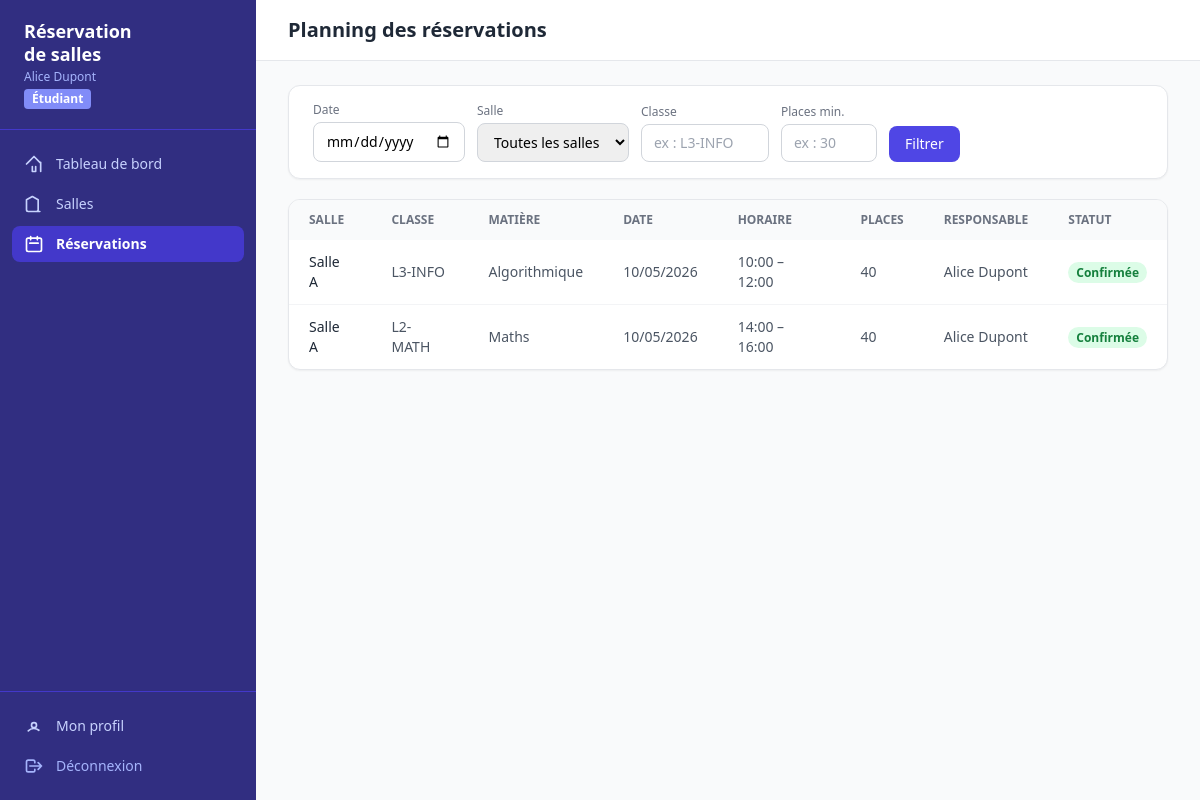
Page /reservations (signed in) on the earlier database version.
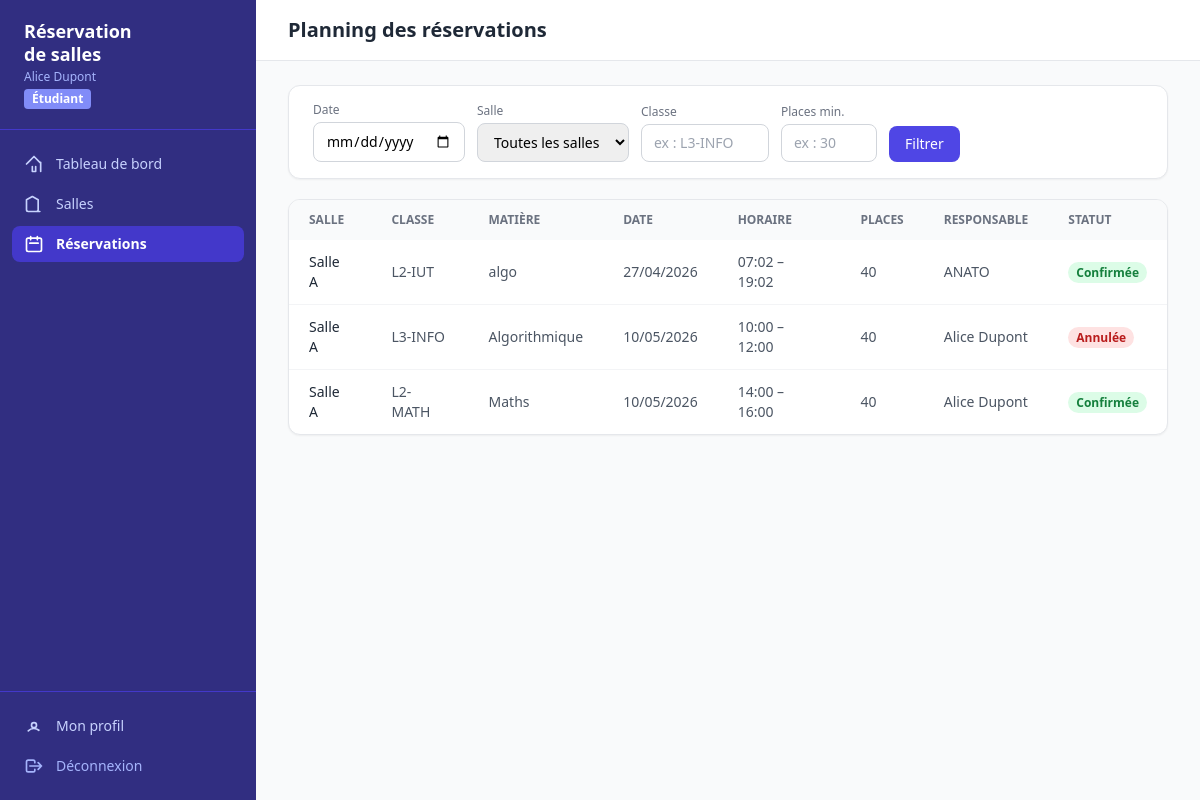
Same page on the later database version.
### tables this page shows
CREATE TABLE utilisateurs (
            id               INTEGER PRIMARY KEY,
            nom              TEXT    NOT NULL,
            email            TEXT    NOT NULL UNIQUE,
            login            TEXT    NOT NULL UNIQUE,
            mot_de_passe     TEXT    NOT NULL,
            role             TEXT    NOT NULL,
            date_inscription TEXT    NOT NULL,
            matricule        TEXT,
            classe           TEXT,
            matiere          TEXT
        );

CREATE TABLE reservations (
            id              INTEGER PRIMARY KEY,
            salle_id        INTEGER NOT NULL,
            responsable_id  INTEGER NOT NULL,
            classe          TEXT    NOT NULL,
            date            TEXT    NOT NULL,
            heure_debut     TEXT    NOT NULL,
            heure_fin       TEXT    NOT NULL,
            matiere         TEXT    DEFAULT '',
            statut          TEXT    NOT NULL DEFAULT 'en_attente',
            date_creation   TEXT    NOT NULL,
            FOREIGN KEY (salle_id)       REFERENCES salles(id),
            FOREIGN KEY (responsable_id) REFERENCES utilisateurs(id)
        );

CREATE TABLE salles (
            id          INTEGER PRIMARY KEY,
            nom         TEXT    NOT NULL UNIQUE,
            capacite    INTEGER NOT NULL,
            equipements TEXT    NOT NULL DEFAULT '[]',
            disponible  INTEGER NOT NULL DEFAULT 1
        );

### app.py (the view)
@app.route("/reservations")
@login_required
def reservations():
    _, _, salles_dict, toutes = get_data()
    filtre_date    = request.args.get("date", "")
    filtre_salle   = request.args.get("salle_id", "")
    filtre_classe  = request.args.get("classe", "").strip()
    filtre_places  = request.args.get("places_min", "").strip()
    resultats = list(toutes)
    if filtre_date:
        try:
            d = date.fromisoformat(filtre_date)
            resultats = [r for r in resultats if r.date == d]
        except ValueError:
            pass
    if filtre_salle and filtre_salle.isdigit():
        sid = int(filtre_salle)
        resultats = [r for r in resultats if r.salle.id == sid]
    if filtre_classe:
        resultats = [r for r in resultats if filtre_classe.lower() in r.classe.lower()]
    if filtre_places and filtre_places.isdigit():
        min_places = int(filtre_places)
        resultats = [r for r in resultats if r.salle.capacite >= min_places]
    resultats.sort(key=lambda r: (r.date, r.heure_debut))
    return render_template(
        "reservations.html", active="reservations",
        reservations=resultats,
        salles=list(salles_dict.values()),
        filtre_date=filtre_date,
        filtre_salle=filtre_salle,
        filtre_classe=filtre_classe,
        filtre_places=filtre_places,
        peut_gerer=peut_gerer_reservations(),
        StatutReservation=StatutReservation,
    )

### app.py (called while the page is built)
def get_bd():
    return BaseDonneesSQLite()

def get_data():
    bd  = get_bd()
    tout = bd.charger_tout()
    return (
        bd,
        {u.id: u for u in tout["utilisateurs"]},
        {s.id: s for s in tout["salles"]},
        tout["reservations"],
    )

def login_required(f):
    @wraps(f)
    def decorated(*args, **kwargs):
        if "user_id" not in session:
            return redirect(url_for("login"))
        return f(*args, **kwargs)
    return decorated

def peut_gerer_reservations():
    return session.get("user_role") in ("admin", "responsable")

### models/reservation.py (called while the page is built)
    def _valider_horaires(self):
        if self.__heure_debut >= self.__heure_fin:
            raise ValueError(
                f"L'heure de début ({self.__heure_debut}) "
                f"doit être avant l'heure de fin ({self.__heure_fin})."
            )

    @property
    def id(self) -> int:
        return self.__id

    @id.setter
    def id(self, valeur: int):
        self.__id = valeur

    @property
    def salle(self):
        return self.__salle

    @property
    def responsable(self):
        return self.__responsable

    @property
    def classe(self) -> str:
        return self.__classe

    @property
    def date(self) -> date:
        return self.__date

    @property
    def heure_debut(self) -> time:
        return self.__heure_debut

    @property
    def heure_fin(self) -> time:
        return self.__heure_fin

    @property
    def matiere(self) -> str:
        return self.__matiere

    @property
    def statut(self) -> StatutReservation:
        return self.__statut

### models/salle.py (called while the page is built)
    @property
    def id(self) -> int:
        return self.__id

    @id.setter
    def id(self, valeur: int):
        if self.__id is None:
            self.__id = valeur

    @property
    def nom(self) -> str:
        return self.__nom

    @property
    def capacite(self) -> int:
        return self.__capacite

    @disponible.setter
    def disponible(self, valeur: bool):
        self.__disponible = valeur

### models/utilisateur.py (called while the page is built)
    @property
    def id(self) -> int:
        return self.__id

    @id.setter
    def id(self, valeur: int):
        if self.__id is None:
            self.__id = valeur

    @property
    def nom(self) -> str:
        return self.__nom

### persistance/db_sqlite.py (called while the page is built)
    def charger_tous_utilisateurs(self) -> list[Utilisateur]:
        with self._connexion() as conn:
            rows = conn.execute("SELECT * FROM utilisateurs").fetchall()
        return [self._ligne_vers_utilisateur(r) for r in rows]

### templates/reservations.html (shortened to what this page needs)
{% extends "base.html" %}
{% block heading %}Planning des réservations{% endblock %}
{% block content %}
<div class="bg-white rounded-xl shadow-sm border px-6 py-4 mb-5">
  <form method="GET" action="{{ url_for('reservations') }}" class="flex flex-wrap gap-3 items-end">
    <div>
      <label class="block text-xs font-medium text-gray-500 mb-1">Date</label>
      <input type="date" name="date" value="{{ filtre_date }}"
        class="rounded-lg border border-gray-300 px-3 py-2 text-sm focus:outline-none focus:ring-2 focus:ring-indigo-500 transition" />
    </div>
    <div>
      <label class="block text-xs font-medium text-gray-500 mb-1">Salle</label>
      <select name="salle_id"
        class="rounded-lg border border-gray-300 px-3 py-2 text-sm focus:outline-none focus:ring-2 focus:ring-indigo-500 transition">
        <option value="">Toutes les salles</option>
      </select>
    </div>
    <div>
      <label class="block text-xs font-medium text-gray-500 mb-1">Classe</label>
      <input type="text" name="classe" value="{{ filtre_classe }}" placeholder="ex : L3-INFO"
        class="rounded-lg border border-gray-300 px-3 py-2 text-sm w-32 focus:outline-none focus:ring-2 focus:ring-indigo-500 transition" />
    </div>
    <div>
      <label class="block text-xs font-medium text-gray-500 mb-1">Places min.</label>
      <input type="number" name="places_min" value="{{ filtre_places }}" min="1" placeholder="ex : 30"
        class="rounded-lg border border-gray-300 px-3 py-2 text-sm w-24 focus:outline-none focus:ring-2 focus:ring-indigo-500 transition" />
    </div>
    <div class="flex gap-2">
      <button type="submit"
        class="bg-indigo-600 hover:bg-indigo-700 text-white text-sm font-medium px-4 py-2 rounded-lg transition">
        Filtrer
      </button>
    </div>
  </form>
</div>
<div class="bg-white rounded-xl shadow-sm border overflow-hidden">
  {% if reservations %}
  <div class="overflow-x-auto">
    <table class="w-full text-sm">
      <thead class="bg-gray-50 text-gray-500 text-xs uppercase">
        <tr>
          <th class="px-5 py-3 text-left">Salle</th>
          <th class="px-5 py-3 text-left">Classe</th>
          <th class="px-5 py-3 text-left">Matière</th>
          <th class="px-5 py-3 text-left">Date</th>
          <th class="px-5 py-3 text-left">Horaire</th>
          <th class="px-5 py-3 text-left">Places</th>
          <th class="px-5 py-3 text-left">Responsable</th>
          <th class="px-5 py-3 text-left">Statut</th>
        </tr>
      </thead>
      <tbody class="divide-y divide-gray-100">
        {% for r in reservations %}
        <tr class="hover:bg-gray-50">
          <td class="px-5 py-3 font-medium text-gray-800">{{ r.salle.nom }}</td>
          <td class="px-5 py-3 text-gray-600">{{ r.classe }}</td>
          <td class="px-5 py-3 text-gray-600">{{ r.matiere or '—' }}</td>
          <td class="px-5 py-3 text-gray-600">{{ r.date.strftime('%d/%m/%Y') }}</td>
          <td class="px-5 py-3 text-gray-600">{{ r.heure_debut.strftime('%H:%M') }} – {{ r.heure_fin.strftime('%H:%M') }}</td>
          <td class="px-5 py-3 text-gray-600">{{ r.salle.capacite }}</td>
          <td class="px-5 py-3 text-gray-600">{{ r.responsable.nom }}</td>
          <td class="px-5 py-3">
            {% if r.statut == StatutReservation.CONFIRMEE %}
              <span class="px-2 py-0.5 rounded-full text-xs font-semibold bg-green-100 text-green-700">Confirmée</span>
            {% elif r.statut.value == 'en_attente' %}
              <span class="px-2 py-0.5 rounded-full text-xs font-semibold bg-yellow-100 text-yellow-700">En attente</span>
            {% elif r.statut.value == 'annulee' %}
              <span class="px-2 py-0.5 rounded-full text-xs font-semibold bg-red-100 text-red-700">Annulée</span>
            {% else %}
              <span class="px-2 py-0.5 rounded-full text-xs font-semibold bg-gray-100 text-gray-600">Terminée</span>
            {% endif %}
          </td>
        </tr>
        {% endfor %}
      </tbody>
    </table>
  </div>
  {% else %}
  <p class="px-6 py-12 text-center text-gray-400">Aucune réservation trouvée.</p>
  {% endif %}
</div>
{% endblock %}

### templates/base.html (shortened to what this page needs)
<!DOCTYPE html>
<html lang="fr">
<head>
  <script src="https://cdn.tailwindcss.com"></script>
</head>
<body class="bg-gray-50 min-h-screen flex">
  <aside class="w-64 bg-indigo-900 text-white flex flex-col min-h-screen fixed top-0 left-0">
    <div class="px-6 py-5 border-b border-indigo-700">
      <h1 class="text-lg font-bold leading-tight">Réservation<br>de salles</h1>
      <p class="text-xs text-indigo-300 mt-1">{{ session.user_nom }}</p>
      {% set role = session.user_role %}
      {% if role == 'admin' %}
        <span class="inline-block mt-1 px-2 py-0.5 rounded text-xs font-semibold bg-red-500">Admin</span>
      {% elif role == 'responsable' %}
        <span class="inline-block mt-1 px-2 py-0.5 rounded text-xs font-semibold bg-yellow-400 text-yellow-900">Responsable</span>
      {% elif role == 'enseignant' %}
        <span class="inline-block mt-1 px-2 py-0.5 rounded text-xs font-semibold bg-blue-400">Enseignant</span>
      {% else %}
        <span class="inline-block mt-1 px-2 py-0.5 rounded text-xs font-semibold bg-indigo-400">Étudiant</span>
      {% endif %}
    </div>
    <nav class="flex-1 px-3 py-4 space-y-1">
      <a href="{{ url_for('dashboard') }}"
         class="flex items-center gap-3 px-3 py-2 rounded-lg text-sm transition
                {% if active == 'dashboard' %}bg-indigo-700 font-semibold{% else %}hover:bg-indigo-800 text-indigo-200{% endif %}">
        <svg class="w-5 h-5" fill="none" stroke="currentColor" stroke-width="2" viewBox="0 0 24 24">
          <path stroke-linecap="round" stroke-linejoin="round" d="M3 12l2-2m0 0l7-7 7 7m-9 5v6h4v-6m6 6V10"/>
        </svg>
        Tableau de bord
      </a>
      <a href="{{ url_for('salles') }}"
         class="flex items-center gap-3 px-3 py-2 rounded-lg text-sm transition
                {% if active == 'salles' %}bg-indigo-700 font-semibold{% else %}hover:bg-indigo-800 text-indigo-200{% endif %}">
        <svg class="w-5 h-5" fill="none" stroke="currentColor" stroke-width="2" viewBox="0 0 24 24">
          <path stroke-linecap="round" stroke-linejoin="round" d="M19 21H5a2 2 0 01-2-2V7l7-4 7 4v12a2 2 0 01-2 2z"/>
        </svg>
        Salles
      </a>
      <a href="{{ url_for('reservations') }}"
         class="flex items-center gap-3 px-3 py-2 rounded-lg text-sm transition
                {% if active == 'reservations' %}bg-indigo-700 font-semibold{% else %}hover:bg-indigo-800 text-indigo-200{% endif %}">
        <svg class="w-5 h-5" fill="none" stroke="currentColor" stroke-width="2" viewBox="0 0 24 24">
          <path stroke-linecap="round" stroke-linejoin="round" d="M8 7V3m8 4V3m-9 8h10M5 21h14a2 2 0 002-2V7a2 2 0 00-2-2H5a2 2 0 00-2 2v12a2 2 0 002 2z"/>
        </svg>
        Réservations
      </a>
    </nav>
    <div class="px-3 py-4 border-t border-indigo-700 space-y-1">
      <a href="{{ url_for('profil') }}"
         class="flex items-center gap-3 px-3 py-2 rounded-lg text-sm transition
                {% if active == 'profil' %}bg-indigo-700 font-semibold{% else %}hover:bg-indigo-800 text-indigo-200{% endif %}">
        <svg class="w-5 h-5" fill="none" stroke="currentColor" stroke-width="2" viewBox="0 0 24 24">
          <path stroke-linecap="round" stroke-linejoin="round" d="M5.121 17.804A8.966 8.966 0 0112 15c2.21 0 4.234.8 5.879 2.118M15 11a3 3 0 11-6 0 3 3 0 016 0z"/>
        </svg>
        Mon profil
      </a>
      <a href="{{ url_for('logout') }}"
         class="flex items-center gap-3 px-3 py-2 rounded-lg text-sm text-indigo-300 hover:bg-indigo-800 transition">
        <svg class="w-5 h-5" fill="none" stroke="currentColor" stroke-width="2" viewBox="0 0 24 24">
          <path stroke-linecap="round" stroke-linejoin="round" d="M17 16l4-4m0 0l-4-4m4 4H7m6 4v1a2 2 0 01-2 2H5a2 2 0 01-2-2V7a2 2 0 012-2h6a2 2 0 012 2v1"/>
        </svg>
        Déconnexion
      </a>
    </div>
  </aside>
  <div class="ml-64 flex-1 flex flex-col">
    <header class="bg-white border-b px-8 py-4">
      <h2 class="text-xl font-semibold text-gray-800">{% block heading %}{% endblock %}</h2>
    </header>
    <main class="flex-1 px-8 py-6">
      {% block content %}{% endblock %}
    </main>
  </div>
</body>
</html>

Differences in the rows shown:
added reservations: salle.nom "Salle A", classe "L2-IUT", matiere "algo", date "27/04/2026", heure_debut "07:02", heure_fin "19:02", salle.capacite "40", responsable.nom "ANATO", shows "Confirmée"
changed reservations "L3-INFO": text "Confirmée" → "Annulée"
